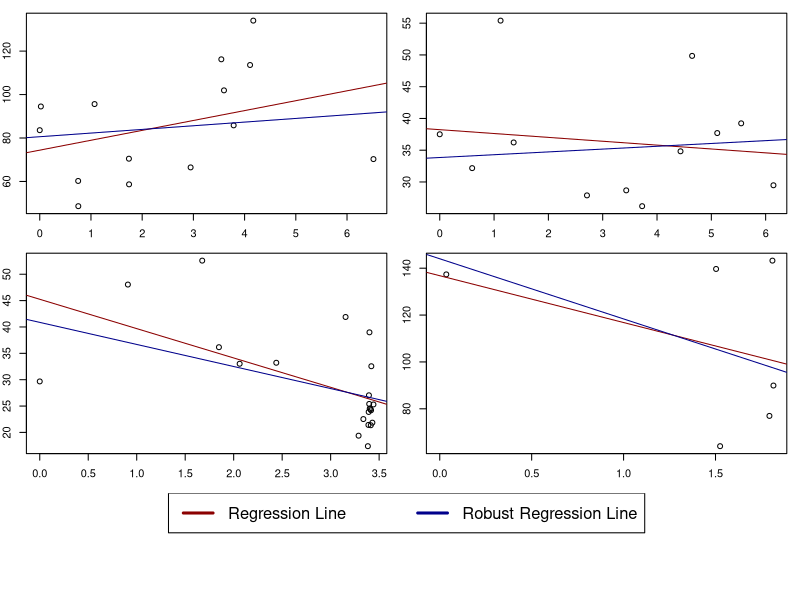
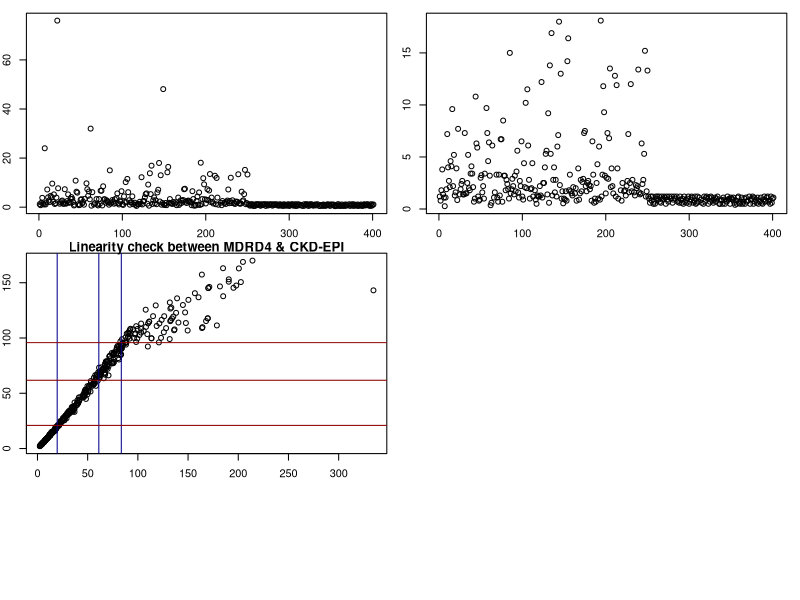

Write R code to recreate these figures, in order.
## ---- chunk 1
knitr::opts_chunk$set(echo = TRUE)
require(dplyr)
require(tidyr)
require(data.table)
require(magrittr)
require(ggplot2)
## ---- chunk 2
is.nan.data.frame <- function(x)
  do.call(cbind, lapply(x, is.nan))
## ---- chunk 3
# Enter code here.

# reading datasets and setting primary keys
longegfr1 = data.table(fread('./data/longegfr1.csv'), key=c('id', 'fu.years'))
longegfr2 = data.table(fread('./data/longegfr2.csv'), key=c('ID', 'fu.years'))
colnames(longegfr2) = c('id','fu.years','egfr') # change column names to make joining easier
pk = c('id','fu.years')
longegfr = merge(longegfr1,
                 longegfr2,
                 by=pk,
                 all=TRUE)[order(id,fu.years)] # FULL OUTER JOIN
longegfr %>% summary()
## ---- chunk 4
# Enter code here.
longegfr[,mean_egfr:=mean(egfr),
         by=id]
longegfr[,count_egfr:=length(fu.years),
         by=id]
longegfr[,fu_total:=max(fu.years)-min(fu.years),
         by=id]
summary(longegfr)
longegfr
longegfr$bag_egfr = cut(longegfr$mean_egfr, c(0,15,30,60,90,Inf))

longegfr_nas = longegfr[,sum(is.na(mean_egfr)), by=id]
longegfr_nas[,missing_ind:=ifelse(V1>0,1,0)]
patients_egfr_na = longegfr_nas[,sum(missing_ind)]
cat('There are', patients_egfr_na, 'patients with missing values for \'mean egfr\'')
## ---- chunk 5
# Enter code here.
egfr_90_plus = unique(longegfr[mean_egfr>90, .(id,sex,baseline.age,mean_egfr, count_egfr),])[order(mean_egfr)]
egfr_90_plus
## ---- chunk 6
# Enter code here.
patient_id = c(3,37,162,223)
subset = longegfr[id %in% patient_id, .(id, fu.years, egfr)][order(id, fu.years)]
subset_1 = subset[id==patient_id[1]]
subset_2 = subset[id==patient_id[2]]
subset_3 = subset[id==patient_id[3]]
subset_4 = subset[id==patient_id[4]]
subset_1_rob = subset_1[!(egfr==max(egfr, na.rm=TRUE) | egfr==min(egfr, na.rm=TRUE))]
subset_2_rob = subset_2[!(egfr==max(egfr, na.rm=TRUE) | egfr==min(egfr, na.rm=TRUE))]
subset_3_rob = subset_3[!(egfr==max(egfr, na.rm=TRUE) | egfr==min(egfr, na.rm=TRUE))]
subset_4_rob = subset_4[!(egfr==max(egfr, na.rm=TRUE) | egfr==min(egfr, na.rm=TRUE))]

reg1 = lm(subset_1[,egfr] ~ subset_1[,fu.years])
reg2 = lm(subset_2[,egfr] ~ subset_2[,fu.years])
reg3 = lm(subset_3[,egfr] ~ subset_3[,fu.years])
reg4 = lm(subset_4[,egfr] ~ subset_4[,fu.years])
reg1_rob = lm(subset_1_rob[,egfr] ~ subset_1_rob[,fu.years])
reg2_rob = lm(subset_2_rob[,egfr] ~ subset_2_rob[,fu.years])
reg3_rob = lm(subset_3_rob[,egfr] ~ subset_3_rob[,fu.years])
reg4_rob = lm(subset_4_rob[,egfr] ~ subset_4_rob[,fu.years])

coef_1 = summary(reg1, conf.int=TRUE)$coefficients[2,1]
sd_1   = summary(reg1, conf.int=TRUE)$coefficients[2,2]
coef_2 = summary(reg2, conf.int=TRUE)$coefficients[2,1]
sd_2   = summary(reg2, conf.int=TRUE)$coefficients[2,2]
coef_3 = summary(reg3, conf.int=TRUE)$coefficients[2,1]
sd_3   = summary(reg3, conf.int=TRUE)$coefficients[2,2]
coef_4 = summary(reg4, conf.int=TRUE)$coefficients[2,1]
sd_4   = summary(reg4, conf.int=TRUE)$coefficients[2,2]

ci_1 = c(coef_1 - 2*sd_1 , coef_1 + 2*sd_1)
ci_2 = c(coef_2 - 2*sd_2 , coef_2 + 2*sd_2)
ci_3 = c(coef_3 - 2*sd_3 , coef_3 + 2*sd_3)
ci_4 = c(coef_4 - 2*sd_4 , coef_4 + 2*sd_4)

m <- matrix(c(1,2,3,4,5,5),nrow = 3,ncol = 2,byrow = TRUE)

layout(mat = m,heights = c(0.4,0.4,0.2))

par(mar = c(2,2,1,1))
plot(subset_1[,fu.years], subset_1[,egfr], xlab='years', ylab='patient 1 egfr')
abline(reg1, col='red4')
abline(reg1_rob, col='blue4')
plot(subset_2[,fu.years], subset_2[,egfr], xlab='years', ylab='patient 2 egfr')
abline(reg2, col='red4')
abline(reg2_rob, col='blue4')
plot(subset_3[,fu.years], subset_3[,egfr], xlab='years', ylab='patient 3 egfr')
abline(reg3, col='red4')
abline(reg3_rob, col='blue4')
plot(subset_4[,fu.years], subset_4[,egfr], xlab='years', ylab='patient 4 egfr')
abline(reg4, col='red4')
abline(reg4_rob, col='blue4')
plot(1, type = "n", axes=FALSE, xlab="", ylab="")
plot_colors <- c("blue","black", "green", "orange", "pink")
legend(x = "top",inset = 0,
        legend = c("Regression Line", "Robust Regression Line"), 
        col=c('red4', 'blue4'), lwd=3, cex=1.5, horiz = TRUE)

## ---- chunk 7
# Enter code here.
scr.dt = data.table(fread('./data/scr.csv'))
plot(scr.dt[,scr])
# longegfr_nas[,missing_ind:=ifelse(V1>0,1,0)]

scr.dt[, scr:=ifelse(scr>19, scr/88.42, scr)]
plot(scr.dt[,scr])
IQR_scr = summary(scr.dt[,scr])[5] - summary(scr.dt[,scr])[2]
IQR_scr
## ---- chunk 8
# Enter code here.
scr.dt[,scr_est1:=175*
         scr^(-1.154)*
         age^(-0.203)*
         (fifelse(scr.dt[,sex=='Female'],0.742,1, na=1))*
         (fifelse(scr.dt[,ethnic=='Black'],1.212,1,na=1))]

scr.dt[,min_scr_1:=pmin(scr/fifelse(scr.dt[,sex=='Female'],0.7,0.9,na=1),1, na.rm=TRUE)^(fifelse(scr.dt[,sex=='Female'],-0.329,-0.411,na=1))]
scr.dt[,max_scr_1:=pmax(scr/fifelse(scr.dt[,sex=='Female'],0.7,0.9,na=1),1, na.rm=TRUE)^(-1.209)]
scr.dt[,scr_est2:=141*
         min_scr_1*
         max_scr_1*
         0.993^age*
         (fifelse(scr.dt[,sex=='Female'],1.018,1, na=1))*
         (fifelse(scr.dt[,ethnic=='Black'],1.158,1,na=1))]

scr.dt

mean_est_1 = round(mean(scr.dt$scr_est1, na.rm=TRUE),2)
sd_est_1   = round(sd  (scr.dt$scr_est1, na.rm=TRUE),2)
mean_est_2 = round(mean(scr.dt$scr_est2, na.rm=TRUE),2)
sd_est_2   = round(sd  (scr.dt$scr_est2, na.rm=TRUE),2)

mean_est_1
sd_est_1
mean_est_2
sd_est_2

cor(scr.dt$scr_est1,scr.dt$scr_est2, method='pearson', use = "complete.obs")
## ---- chunk 9
# Enter code here.
plot(scr.dt$scr_est1,scr.dt$scr_est2, xlab='MDRD4', ylab='CKD-EPI', main='Linearity check between MDRD4 & CKD-EPI')
abline(v=mean_est_1, col='blue4')
abline(v=quantile(scr.dt$scr_est1, na.rm=TRUE)[2], col='blue4')
abline(v=quantile(scr.dt$scr_est1, na.rm=TRUE)[4], col='blue4')
abline(h=mean_est_2, col='red4')
abline(h=quantile(scr.dt$scr_est2, na.rm=TRUE)[2], col='red4')
abline(h=quantile(scr.dt$scr_est2, na.rm=TRUE)[4], col='red4')
## ---- chunk 10
# Enter code here.
cohort = data.table(fread('./data/cohort.csv', stringsAsFactors = TRUE))
lab1 = data.table(fread('./data/lab1.csv'))
linker = data.table(fread('./data/linker.csv'))

cohort


tmp = merge(cohort, linker, by=c('id'), all=TRUE)
cohort.dt = merge(tmp, lab1, by.x=c('LABID', 'yob'), by.y=c('LABID', 'yob'), all=TRUE)
cohort.dt
## ---- chunk 11
# Enter code here.
## ---- chunk 12
# Enter code here.

## ---- chunk 13
# Enter code here.
## ---- chunk 14
# Enter code here.
## ---- chunk 15
# Enter code here.
